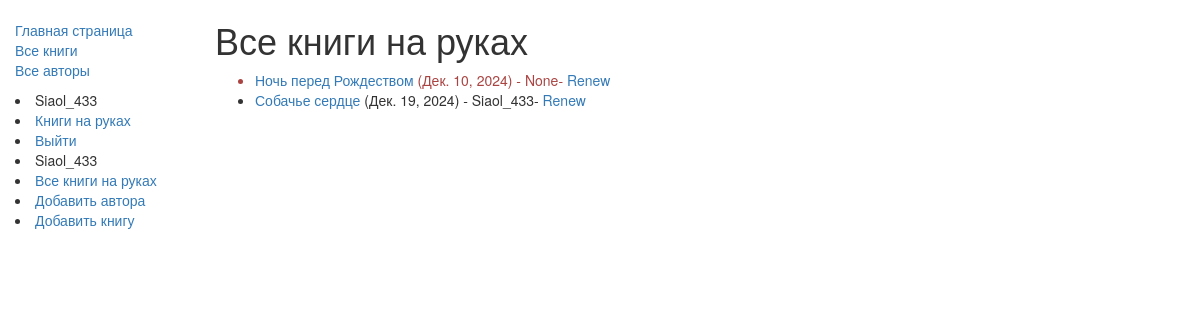
The page /catalog/allboks/ (signed in) on the database as committed earlier.
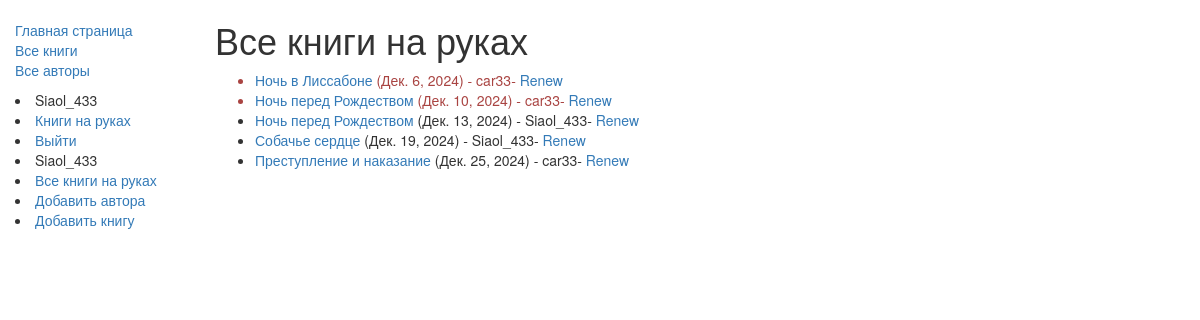
The same page on the database as committed later.
### catalog/models.py (models this page shows, shortened)
class BookInstance(models.Model):
    id = models.UUIDField(primary_key=True, default=uuid.uuid4,
                          help_text="Unique ID for this particular book across whole library")
    book = models.ForeignKey('Book', on_delete=models.SET_NULL, null=True)
    imprint = models.CharField(max_length=200)
    due_back = models.DateField(null=True, blank=True)
    borrower = models.ForeignKey(User, on_delete=models.SET_NULL, null=True, blank=True)
    LOAN_STATUS = (
        ('m', 'Maintenance'),
        ('o', 'On loan'),
        ('a', 'Available'),
        ('r', 'Reserved'),
    )
    status = models.CharField(max_length=1, choices=LOAN_STATUS, blank=True, default='m',
                              help_text='Book availability')
    class Meta:
        ordering = ["due_back"]
        permissions = (("can_mark_returned", "Set book as returned"),)
    @property
    def is_overdue(self):
        if self.due_back and date.today() > self.due_back:
            return True
        return False

class Book(models.Model):
    title = models.CharField(max_length=200)
    author = models.ForeignKey('Author', on_delete=models.SET_NULL, null=True)
    summary = models.TextField(max_length=1000, help_text="Enter a brief description of the book")
    isbn = models.CharField('ISBN',max_length=13, help_text='13 Character <a href="https://www.isbn-international.org/content/what-isbn">ISBN number</a>')
    genre = models.ManyToManyField(Genre, help_text="Select a genre for this book")
    def display_genre(self):
        return ', '.join([genre.name for genre in self.genre.all()[:3]])
    display_genre.short_description = 'Genre'

### catalog/views.py (the view)
class LoanedBooksByStaffListView(LoginRequiredMixin,generic.ListView):
    model = BookInstance
    template_name ='catalog/bookinstance_list_borrowed_staff.html'
    paginate_by = 10
    permission_required = 'catalog.can_mark_returned'
    def get_queryset(self):
        return BookInstance.objects.filter(status__exact='o').order_by('due_back')

### catalog/templates/catalog/bookinstance_list_borrowed_staff.html
{% extends "base_generic.html" %}
{% block content %}
    <h1>Все книги на руках</h1>
    {% if bookinstance_list %}
    <ul>
      {% for bookinst in bookinstance_list %}
      <li class="{% if bookinst.is_overdue %}text-danger{% endif %}">
        <a href="{% url 'book-detail' bookinst.book.pk %}">{{bookinst.book.title}}</a> ({{ bookinst.due_back }})
        {% if user.is_staff %} - {{ bookinst.borrower }}{% endif %}{% if perms.catalog.can_mark_returned %}-
            <a href="{% url 'renew-book-librarian' bookinst.id %}">Renew</a>{% endif %}
      </li>
      {% endfor %}
    </ul>
    {% else %}
      <p>книг на руках нету.</p>
    {% endif %}
{% endblock %}

Rows that differ between the two databases and show on the page:
added BookInstance: book "Ночь в Лиссабоне", due_back "Дек. 6, 2024", borrower "car33"
changed BookInstance "Дек. 10, 2024": borrower "None" → "car33"
added BookInstance: book "Ночь перед Рождеством", due_back "Дек. 13, 2024", borrower "Siaol_433"
added BookInstance: book "Преступление и наказание", due_back "Дек. 25, 2024", borrower "car33"
